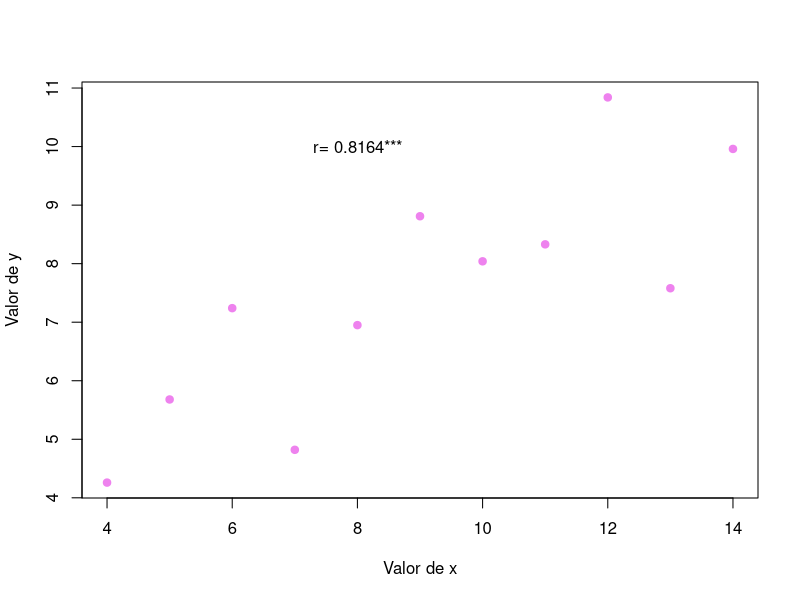

The R script that drew this image:
#conjunto de datos para correcalcion 
#JGC
#26/09/23

#crear base de datos 

x <- c (10.0, 8.0, 13.0, 9.0, 11.0, 14.0, 6.0, 4.0, 12.0, 7.0, 5.0)
y <- c (8.04, 6.95, 7.58, 8.81, 8.33, 9.96, 7.24, 4.26, 10.84, 4.82, 5.68)

#crear un data.frame con las variables x and y 

d1 <- data.frame(x, y)

#Estadisticas descriptivas 
mean(d1$x); var(d1$x)
mean(d1$y); var(d1$y)

#Aplicar correlacion 
cor.test(d1$x, d1$y)

plot(d1$x, d1$y,
     pch = 19, 
     xlab = "Valor de x",
     ylab = "Valor de y",
     col = "Violet")

text(8, 10, "r= 0.8164***")